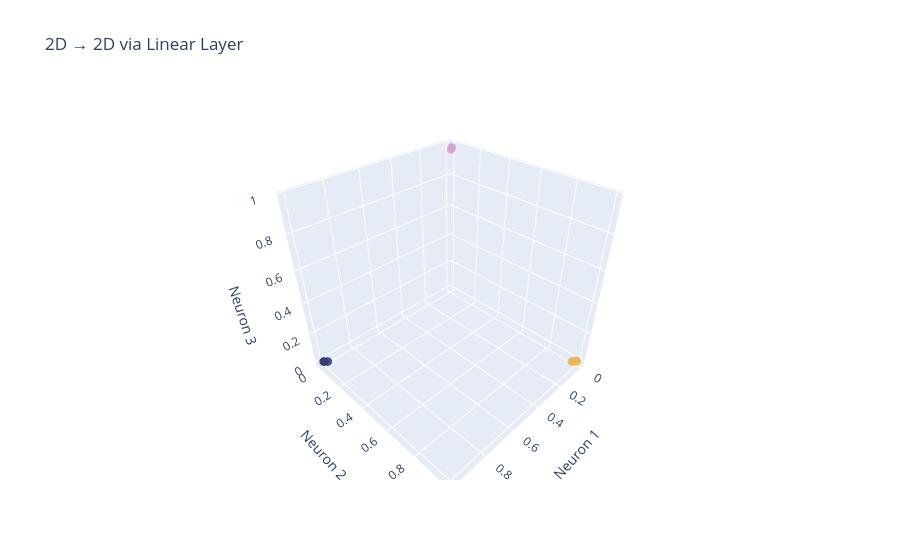

Write notebook code for a chart like this one.
### Code cell
plot_3d_output(A3, y, "2D → 2D via Linear Layer")

### Figure 1 — Plotly figure (JSON) as saved in the notebook; plotly's stock layout.template omitted (floating-point values rounded to 4 significant figures; data arrays with more than 128 entries replaced by an {"elided": "..."} marker saying what was removed)
{"data": [{"marker": {"color": {"elided": "300 int values"}, "colorscale": [[0, "rgb(57, 59, 121)"], [0.5, "rgb(231, 186, 82)"], [1, "rgb(222, 158, 214)"]], "opacity": 0.9, "size": 5, "symbol": "circle"}, "mode": "markers", "type": "scatter3d", "x": {"elided": "300 float values"}, "y": {"elided": "300 float values"}, "z": {"elided": "300 float values"}}], "layout": {"scene": {"xaxis": {"title": {"text": "Neuron 1"}}, "yaxis": {"title": {"text": "Neuron 2"}}, "zaxis": {"title": {"text": "Neuron 3"}}}, "title": {"text": "2D → 2D via Linear Layer"}}}
